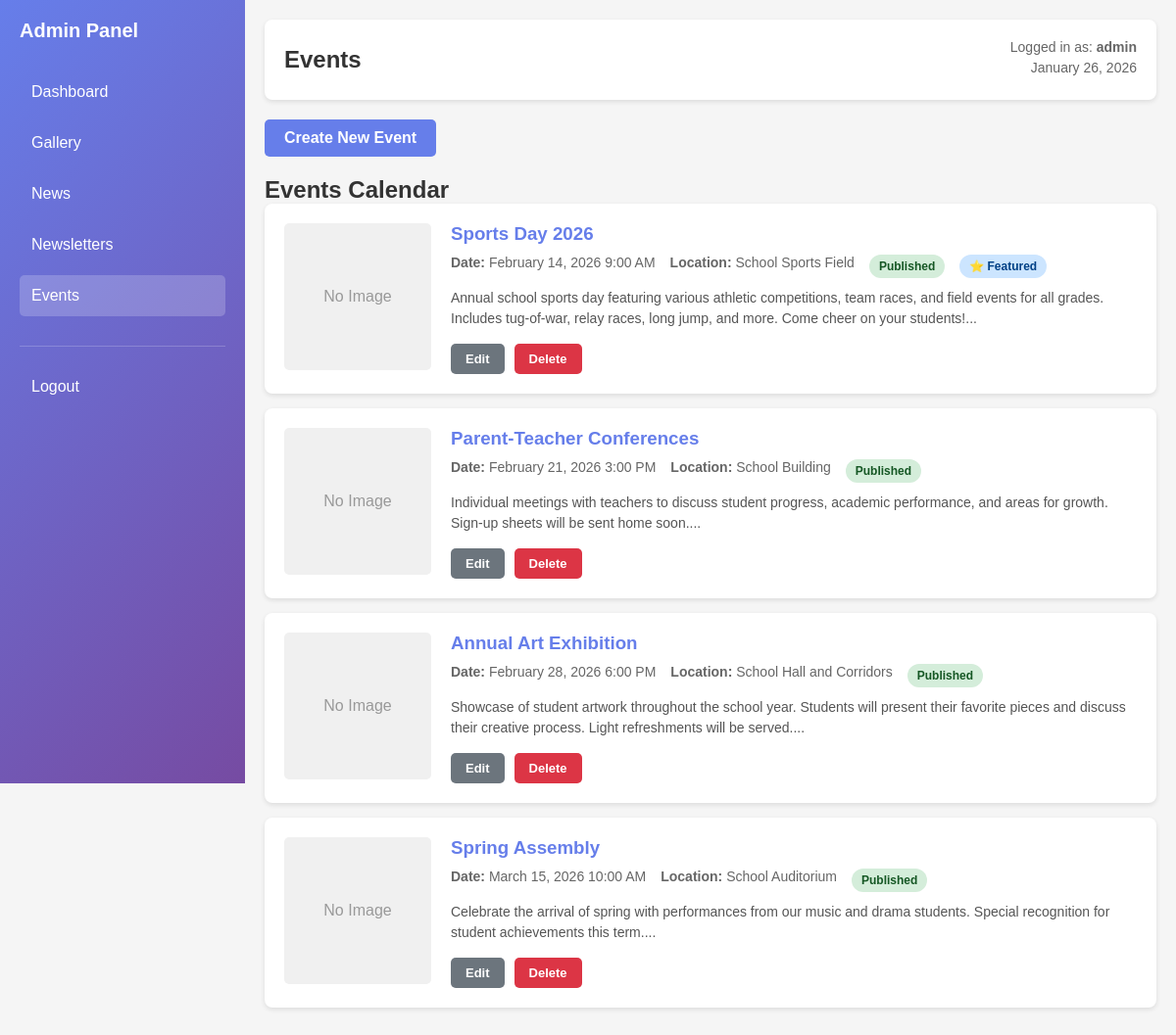
Screenshot of /admin/dashboard.php?page=events (signed in) with the database file from the repository.
### tables this page shows
CREATE TABLE IF NOT EXISTS events (
    id INT PRIMARY KEY AUTO_INCREMENT,
    event_name VARCHAR(255) NOT NULL,
    event_description TEXT,
    event_date DATETIME NOT NULL,
    event_location VARCHAR(255),
    event_image VARCHAR(255),
    featured BOOLEAN DEFAULT FALSE,
    is_published BOOLEAN DEFAULT TRUE,
    created_at TIMESTAMP DEFAULT CURRENT_TIMESTAMP,
    updated_at TIMESTAMP DEFAULT CURRENT_TIMESTAMP ON UPDATE CURRENT_TIMESTAMP
);

### admin/pages/events.php (the view, shortened to what this page needs)
<?php
$action = $_GET['action'] ?? 'list';
$events = [];
$result = $conn->query("SELECT * FROM events ORDER BY event_date ASC");
if ($result) {
    while ($row = $result->fetch_assoc()) {
        $events[] = $row;
    }
}
?>
<div class="button-group" style="margin-bottom: 20px;">
    <a href="?page=events&action=create" class="btn btn-primary">Create New Event</a>
</div>
<?php if ($action === 'create'): ?>
    <div class="form-container">
        <h2>Create New Event</h2>
        <form method="POST" enctype="multipart/form-data">
            <div class="form-group">
                <label for="event_name">Event Name</label>
                <input type="text" id="event_name" name="event_name" required placeholder="e.g., Annual Sports Day">
            </div>
            <div class="form-group">
                <label for="event_description">Event Description</label>
                <textarea id="event_description" name="event_description" required placeholder="Enter event description"></textarea>
            </div>
            <div class="form-group">
                <label for="event_date">Event Date & Time</label>
                <input type="datetime-local" id="event_date" name="event_date" required>
            </div>
            <div class="form-group">
                <label for="event_location">Event Location</label>
                <input type="text" id="event_location" name="event_location" required placeholder="e.g., School Sports Field">
            </div>
            <div class="form-group">
                <label for="event_image">Event Image</label>
                <input type="file" id="event_image" name="event_image" accept="image/*">
                <small style="color: #666;">Optional. Upload an image for the event.</small>
            </div>
            <div class="form-group">
                <div class="checkbox-group">
                    <label>
                        <input type="checkbox" name="featured"> Feature on homepage
                    </label>
                    <label>
                        <input type="checkbox" name="is_published" checked> Publish event
                    </label>
                </div>
            </div>
            <div class="button-group">
                <button type="submit" name="create_event" class="btn btn-primary">Create Event</button>
                <a href="?page=events" class="btn btn-secondary">Cancel</a>
            </div>
        </form>
    </div>
<?php else: ?>
    <h2>Events Calendar</h2>
    <?php if (empty($events)): ?>
        <div class="message">No events found. <a href="?page=events&action=create">Create one now</a></div>
    <?php else: ?>
        <?php foreach ($events as $event): ?>
            <div class="event-card">
                <?php if ($event['event_image']): ?>
                    <img src="<?php echo 'admin/' . htmlspecialchars($event['event_image']); ?>" alt="Event image" class="event-image">
                <?php else: ?>
                    <div class="no-image">No Image</div>
                <?php endif; ?>
                <div class="event-content">
                    <h3><?php echo htmlspecialchars($event['event_name']); ?></h3>
                    <div class="event-meta">
                        <span><strong>Date:</strong> <?php echo date('F j, Y g:i A', strtotime($event['event_date'])); ?></span>
                        <span><strong>Location:</strong> <?php echo htmlspecialchars($event['event_location']); ?></span>
                        <span>
                            <span class="status-badge <?php echo $event['is_published'] ? 'status-published' : 'status-draft'; ?>">
                                <?php echo $event['is_published'] ? 'Published' : 'Draft'; ?>
                            </span>
                        </span>
                        <?php if ($event['featured']): ?>
                            <span>
                                <span class="status-badge status-featured">⭐ Featured</span>
                            </span>
                        <?php endif; ?>
                    </div>
                    <div class="event-description">
                        <?php echo htmlspecialchars(substr($event['event_description'], 0, 200)); ?>...
                    </div>
                    <div class="event-actions">
                        <a href="?page=events&action=edit&id=<?php echo $event['id']; ?>" class="btn btn-secondary">Edit</a>
                        <form method="POST" style="display: inline;">
                            <button type="submit" name="delete_event" class="btn btn-danger" onclick="return confirm('Delete this event?')">Delete</button>
                        </form>
                    </div>
                </div>
            </div>
        <?php endforeach; ?>
    <?php endif; ?>
<?php endif; ?>

### admin/dashboard.php (style rules this page uses)
* { margin: 0; padding: 0; box-sizing: border-box; }
body { font-family: 'Nunito', sans-serif; background: #f5f5f5; color: #333; }
.button-group { margin-bottom: 20px; }
.btn { display: inline-block; padding: 10px 20px; background: #667eea; color: white; text-decoration: none; border-radius: 5px; border: none; cursor: pointer; transition: background 0.3s; }
.btn-secondary { background: #6c757d; }

### admin/pages/events.php (style rules this page uses)
.button-group { display: flex; gap: 10px; margin-top: 15px; }
.btn { padding: 10px 20px; border: none; border-radius: 5px; cursor: pointer; font-weight: 600; transition: background 0.3s; }
.btn-primary { background: #667eea; color: white; }
.btn-secondary { background: #6c757d; color: white; }
.btn-danger { background: #dc3545; color: white; }
.event-card { background: white; padding: 20px; border-radius: 8px; box-shadow: 0 2px 5px rgba(0, 0, 0, 0.1); margin-bottom: 15px; display: flex; gap: 20px; }
.event-content { flex: 1; }
.event-content h3 { color: #667eea; margin-bottom: 10px; }
.event-meta { display: flex; flex-wrap: wrap; gap: 15px; margin-bottom: 10px; font-size: 14px; color: #666; }
.status-badge { display: inline-block; padding: 5px 10px; border-radius: 20px; font-size: 12px; font-weight: 600; }
.status-published { background: #d4edda; color: #155724; }
.status-featured { background: #cce5ff; color: #004085; }
.event-description { color: #555; margin-bottom: 15px; font-size: 14px; line-height: 1.5; }
.event-actions { display: flex; gap: 10px; }
.event-actions .btn { padding: 8px 15px; font-size: 13px; }
.no-image { width: 150px; height: 150px; background: #f0f0f0; border-radius: 5px; display: flex; align-items: center; justify-content: center; color: #999; text-align: center; flex-shrink: 0; }

### rows the page displays
events: shows "No Image", event_name "Sports Day 2026", event_date "February 14, 2026 9:00 AM", event_location "School Sports Field", is_published "Published", featured "⭐ Featured", event_description "Annual school sports day featuring various athletic competitions, team races, and field events for all grades. Includes tug-of-war, relay races, long jump, and more. Come cheer on your students!"
events: shows "No Image", event_name "Parent-Teacher Conferences", event_date "February 21, 2026 3:00 PM", event_location "School Building", is_published "Published", event_description "Individual meetings with teachers to discuss student progress, academic performance, and areas for growth. Sign-up sheets will be sent home soon."
events: shows "No Image", event_name "Annual Art Exhibition", event_date "February 28, 2026 6:00 PM", event_location "School Hall and Corridors", is_published "Published", event_description "Showcase of student artwork throughout the school year. Students will present their favorite pieces and discuss their creative process. Light refreshments will be served."
events: shows "No Image", event_name "Spring Assembly", event_date "March 15, 2026 10:00 AM", event_location "School Auditorium", is_published "Published", event_description "Celebrate the arrival of spring with performances from our music and drama students. Special recognition for student achievements this term."

### other values shown
$page "Events"
$_SESSION['admin_user'] "admin"
